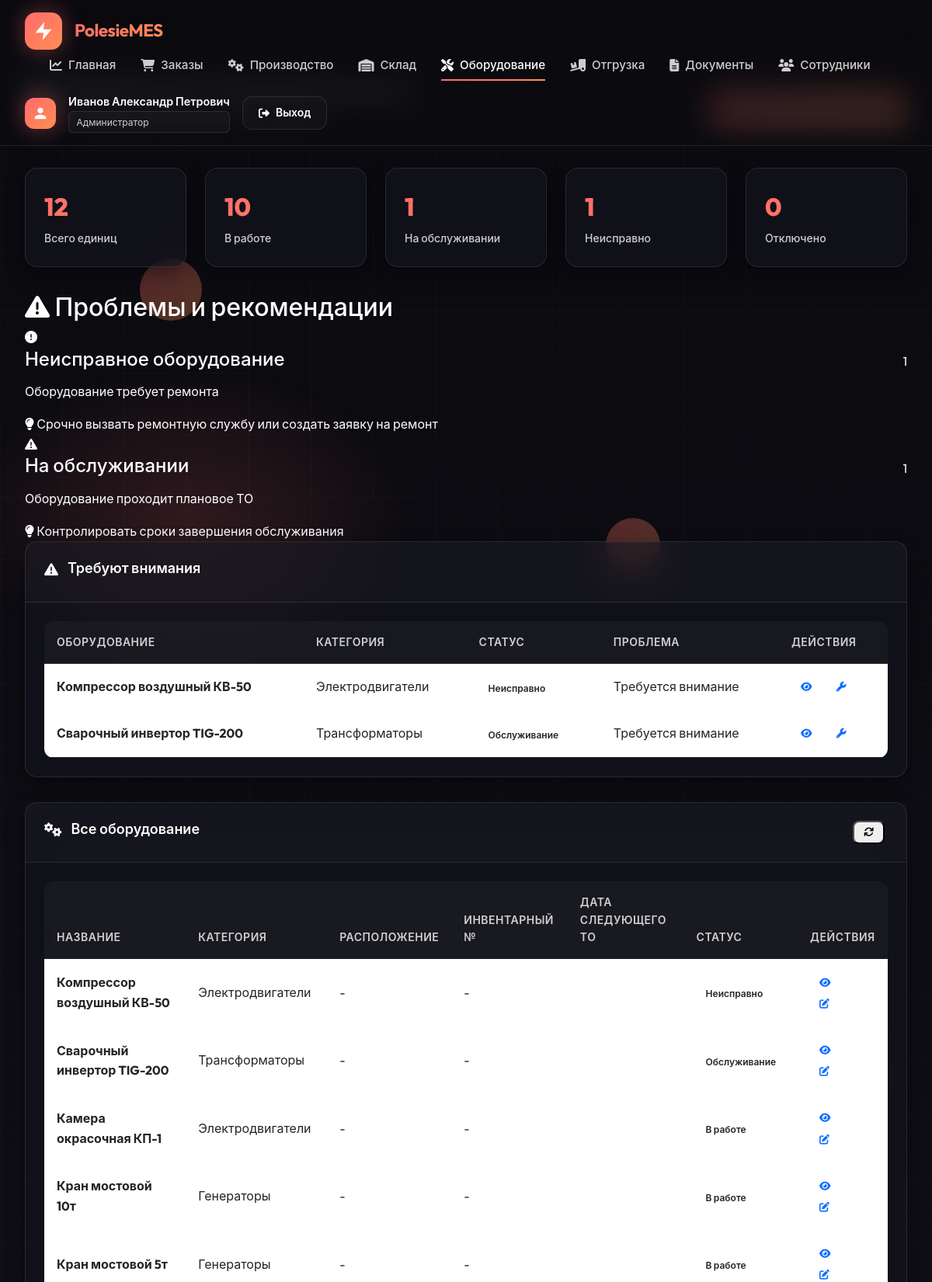
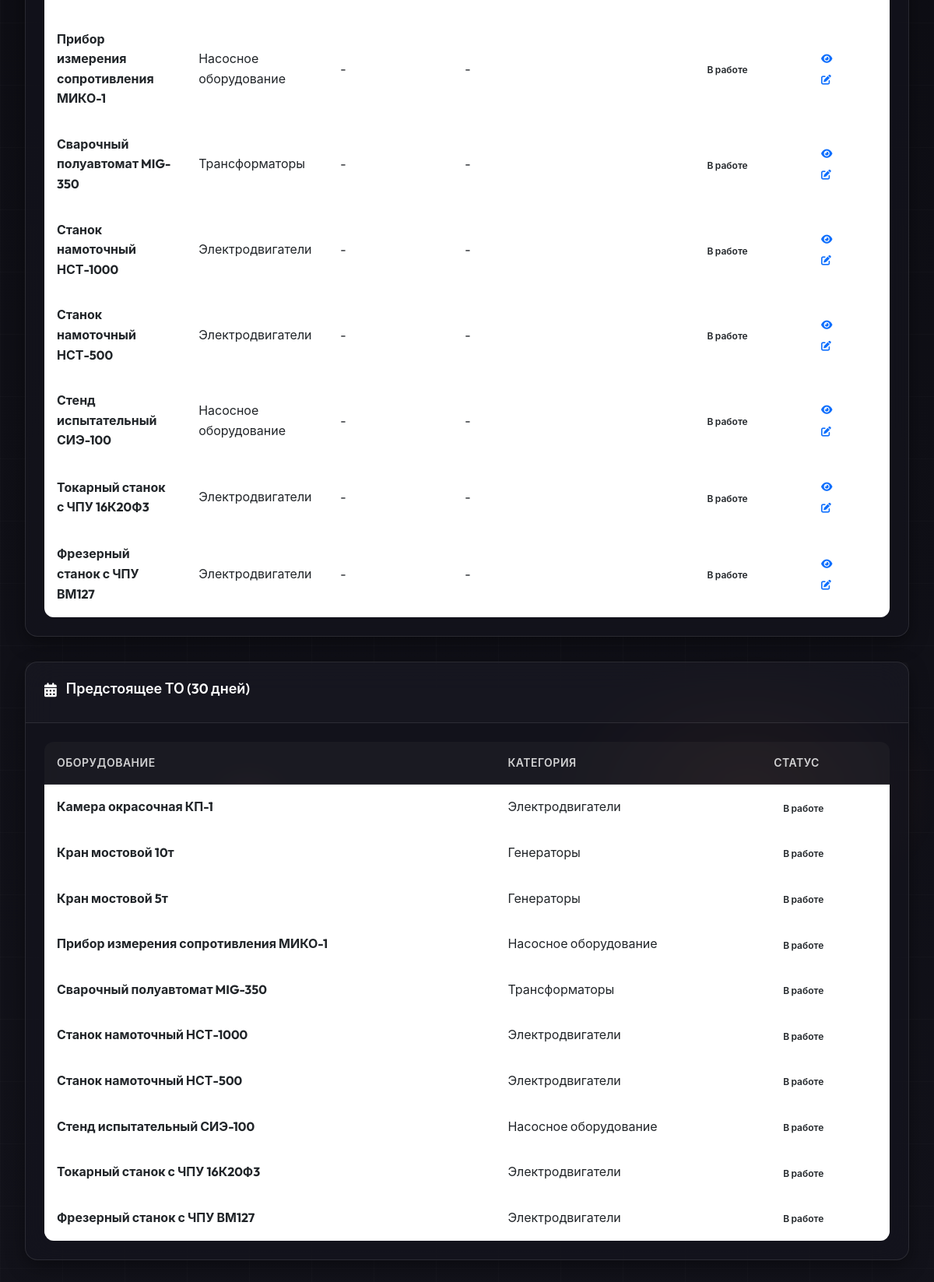
/modules/equipment/index.php (signed in), run on the app's committed database (2 pictures, top to bottom).
### tables this page shows
CREATE TABLE items (
    id INT AUTO_INCREMENT PRIMARY KEY,
    item_type ENUM('product', 'material', 'equipment') NOT NULL,
    item_code VARCHAR(50) UNIQUE NOT NULL,
    name VARCHAR(200) NOT NULL,
    category_id INT,
    location_id INT,
    unit_id INT,
    current_stock DECIMAL(12,3) DEFAULT 0,
    min_stock INT DEFAULT 0,
    price DECIMAL(12,2),
    currency VARCHAR(3) DEFAULT 'BYN',
    supplier_id INT,
    status ENUM('operational', 'maintenance', 'broken', 'offline', 'active', 'inactive') DEFAULT 'active',
    extra_specs JSON,
    description TEXT,
    is_active BOOLEAN DEFAULT TRUE,
    created_at TIMESTAMP DEFAULT CURRENT_TIMESTAMP,
    updated_at TIMESTAMP DEFAULT CURRENT_TIMESTAMP ON UPDATE CURRENT_TIMESTAMP,
    FOREIGN KEY (category_id) REFERENCES dictionaries(id),
    FOREIGN KEY (location_id) REFERENCES dictionaries(id),
    FOREIGN KEY (unit_id) REFERENCES dictionaries(id),
    FOREIGN KEY (supplier_id) REFERENCES partners(id),
    INDEX idx_item_type (item_type),
    INDEX idx_item_code (item_code)
);

CREATE TABLE dictionaries (
    id INT AUTO_INCREMENT PRIMARY KEY,
    dict_type ENUM('unit', 'category', 'location', 'position') NOT NULL,
    code VARCHAR(50) NOT NULL,
    name VARCHAR(200) NOT NULL,
    parent_id INT NULL,
    extra_data JSON,
    description TEXT,
    is_active BOOLEAN DEFAULT TRUE,
    created_at TIMESTAMP DEFAULT CURRENT_TIMESTAMP,
    INDEX idx_dict_type (dict_type),
    INDEX idx_code (code)
);

### modules/equipment/index.php (the view, shortened to what the rows shown need)
<?php
require_once __DIR__ . '/../../includes/helpers.php';
$db = getDB();
$stmt = $db->query("
    SELECT i.*,
           d.name as category_name,
           d2.name as location_name,
           CASE
               WHEN i.status = 'operational' THEN 'normal'
               WHEN i.status = 'maintenance' THEN 'warning'
               WHEN i.status = 'broken' THEN 'critical'
               WHEN i.status = 'offline' THEN 'info'
               ELSE 'normal'
           END as status_class
    FROM items i
    LEFT JOIN dictionaries d ON i.category_id = d.id AND d.dict_type = 'category'
    LEFT JOIN dictionaries d2 ON i.location_id = d2.id AND d2.dict_type = 'location'
    WHERE i.item_type = 'equipment'
    ORDER BY
        CASE i.status
            WHEN 'broken' THEN 1
            WHEN 'maintenance' THEN 2
            WHEN 'offline' THEN 3
            ELSE 4
        END,
        i.name ASC
");
$equipment = $stmt->fetchAll();
$stmt = $db->query("
    SELECT
        COUNT(*) as total,
        SUM(CASE WHEN status = 'operational' THEN 1 ELSE 0 END) as operational,
        SUM(CASE WHEN status = 'maintenance' THEN 1 ELSE 0 END) as maintenance,
        SUM(CASE WHEN status = 'broken' THEN 1 ELSE 0 END) as broken,
        SUM(CASE WHEN status = 'offline' THEN 1 ELSE 0 END) as offline
    FROM items
    WHERE item_type = 'equipment'
");
$equipmentStats = $stmt->fetch();
$stmt = $db->query("
    SELECT i.*, d.name as category_name,
           j.description as maintenance_description,
           j.scheduled_date, j.completed_date
    FROM items i
    LEFT JOIN dictionaries d ON i.category_id = d.id AND d.dict_type = 'category'
    LEFT JOIN journal j ON i.id = j.item_id AND j.journal_type = 'maintenance' AND j.maintenance_status = 'in_progress'
    WHERE i.item_type = 'equipment' AND i.status IN ('broken', 'maintenance')
    ORDER BY i.status DESC, i.name ASC
    LIMIT 10
");
$attentionEquipment = $stmt->fetchAll();
$stmt = $db->query("
    SELECT i.name as equipment_name, d.name as category_name,
           30 as days_until
    FROM items i
    LEFT JOIN dictionaries d ON i.category_id = d.id AND d.dict_type = 'category'
    WHERE i.item_type = 'equipment' AND i.status = 'operational'
    ORDER BY i.name ASC
    LIMIT 10
");
$upcomingMaintenance = $stmt->fetchAll();
$equipmentIssues = [];
if ($equipmentStats['broken'] > 0) {
    $equipmentIssues[] = [
        'type' => 'critical',
        'title' => 'Неисправное оборудование',
        'count' => $equipmentStats['broken'],
        'message' => 'Оборудование требует ремонта',
        'recommendation' => 'Срочно вызвать ремонтную службу или создать заявку на ремонт'
    ];
}
if ($equipmentStats['maintenance'] > 0) {
    $equipmentIssues[] = [
        'type' => 'warning',
        'title' => 'На обслуживании',
        'count' => $equipmentStats['maintenance'],
        'message' => 'Оборудование проходит плановое ТО',
        'recommendation' => 'Контролировать сроки завершения обслуживания'
    ];
}
?>
<!DOCTYPE html>
<html lang="ru">
<head>
    <link href="https://cdn.jsdelivr.net/npm/bootstrap@5.3.0/dist/css/bootstrap.min.css" rel="stylesheet">
    <link href="https://cdnjs.cloudflare.com/ajax/libs/font-awesome/6.4.0/css/all.min.css" rel="stylesheet">
    <link rel="stylesheet" href="<?= APP_URL ?>/assets/css/common-style.css">
</head>
<body>
    <div class="main-content">
        <div class="page-header">
            <div class="page-title">
                <h1><i class="fas fa-tools"></i> Управление оборудованием</h1>
            </div>
        </div>
        <?php if (!empty($equipmentIssues)): ?>
        <div class="issues-section">
            <h2 class="section-title"><i class="fas fa-exclamation-triangle"></i> Проблемы и рекомендации</h2>
            <div class="issues-grid">
                <?php foreach ($equipmentIssues as $issue): ?>
                <div class="issue-card <?= $issue['type'] ?>">
                    <div class="issue-icon <?= $issue['type'] ?>">
                        <i class="fas fa-<?= $issue['type'] == 'critical' ? 'exclamation-circle' : ($issue['type'] == 'warning' ? 'exclamation-triangle' : 'info-circle') ?>"></i>
                    </div>
                    <div class="issue-content" style="flex: 1;">
                        <div style="display: flex; justify-content: space-between; align-items: center; margin-bottom: 0.5rem;">
                            <h4><?= $issue['title'] ?></h4>
                            <span class="issue-count"><?= $issue['count'] ?></span>
                        </div>
                        <p><?= $issue['message'] ?></p>
                        <div class="issue-recommendation">
                            <i class="fas fa-lightbulb"></i> <?= $issue['recommendation'] ?>
                        </div>
                    </div>
                </div>
                <?php endforeach; ?>
            </div>
        </div>
        <?php endif; ?>
        <?php if (!empty($attentionEquipment)): ?>
        <div class="card">
            <div class="card-body">
                <div class="table-responsive">
                    <table class="table">
                        <thead>
                            <tr>
                                <th>Оборудование</th>
                                <th>Категория</th>
                                <th>Статус</th>
                                <th>Проблема</th>
                                <th>Действия</th>
                            </tr>
                        </thead>
                        <tbody>
                            <?php foreach ($attentionEquipment as $item): ?>
                            <tr>
                                <td>
                                    <strong><?= e($item['name']) ?></strong>
                                </td>
                                <td><?= e($item['category_name'] ?? '-') ?></td>
                                <td>
                                    <span class="badge-status <?= $item['status'] ?>">
                                        <?= $item['status'] == 'operational' ? 'В работе' :
                                            ($item['status'] == 'maintenance' ? 'Обслуживание' :
                                            ($item['status'] == 'broken' ? 'Неисправно' : 'Отключено')) ?>
                                    </span>
                                </td>
                                <td><?= e($item['maintenance_description'] ?? 'Требуется внимание') ?></td>
                                <td>
                                    <a href="view.php?id=<?= $item['id'] ?>" class="btn-action">
                                        <i class="fas fa-eye"></i>
                                    </a>
                                    <a href="maintenance.php?id=<?= $item['id'] ?>" class="btn-action">
                                        <i class="fas fa-wrench"></i>
                                    </a>
                                </td>
                            </tr>
                            <?php endforeach; ?>
                        </tbody>
                    </table>
                </div>
            </div>
        </div>
        <?php endif; ?>
        <div class="card">
            <div class="card-body">
                <div class="table-responsive">
                    <table class="table">
                        <thead>
                            <tr>
                                <th>Название</th>
                                <th>Категория</th>
                                <th>Расположение</th>
                                <th>Инвентарный №</th>
                                <th>Дата следующего ТО</th>
                                <th>Статус</th>
                                <th>Действия</th>
                            </tr>
                        </thead>
                        <tbody>
                            <?php foreach ($equipment as $item): ?>
                            <tr>
                                <td>
                                    <strong><?= e($item['name']) ?></strong>
                                </td>
                                <td><?= e($item['category_name'] ?? '-') ?></td>
                                <td><?= e($item['location_name'] ?? '-') ?></td>
                                <td><?= e($item['inventory_number'] ?? '-') ?></td>
                                <td>
                                    <span style="color: var(--text-muted);">Не назначено</span>
                                </td>
                                <td>
                                    <span class="badge-status <?= $item['status'] ?>">
                                        <?= $item['status'] == 'operational' ? 'В работе' :
                                            ($item['status'] == 'maintenance' ? 'Обслуживание' :
                                            ($item['status'] == 'broken' ? 'Неисправно' : 'Отключено')) ?>
                                    </span>
                                </td>
                                <td>
                                    <a href="view.php?id=<?= $item['id'] ?>" class="btn-action">
                                        <i class="fas fa-eye"></i>
                                    </a>
                                    <a href="edit.php?id=<?= $item['id'] ?>" class="btn-action">
                                        <i class="fas fa-edit"></i>
                                    </a>
                                </td>
                            </tr>
                            <?php endforeach; ?>
                        </tbody>
                    </table>
                </div>
            </div>
        </div>
        <?php if (!empty($upcomingMaintenance)): ?>
        <div class="card">
            <div class="card-body">
                <div class="table-responsive">
                    <table class="table">
                        <thead>
                            <tr>
                                <th>Оборудование</th>
                                <th>Категория</th>
                                <th>Статус</th>
                            </tr>
                        </thead>
                        <tbody>
                            <?php foreach ($upcomingMaintenance as $item): ?>
                            <tr>
                                <td><strong><?= e($item['equipment_name']) ?></strong></td>
                                <td><?= e($item['category_name'] ?? '-') ?></td>
                                <td>
                                    <span class="badge-status operational">В работе</span>
                                </td>
                            </tr>
                            <?php endforeach; ?>
                        </tbody>
                    </table>
                </div>
            </div>
        </div>
        <?php endif; ?>
    </div>
</body>
</html>

### data on the page
items: title "Неисправное оборудование", is_active "1", message "Оборудование требует ремонта", recommendation "Срочно вызвать ремонтную службу или создать заявку на ремонт", name "Компрессор воздушный КВ-50", category.name "Электродвигатели", status "Неисправно", maintenance_description "Требуется внимание", location.name "-", inventory_number "-"
items: title "На обслуживании", is_active "1", message "Оборудование проходит плановое ТО", recommendation "Контролировать сроки завершения обслуживания", name "Сварочный инвертор TIG-200", category.name "Трансформаторы", status "Обслуживание", maintenance_description "Требуется внимание", location.name "-", inventory_number "-"
items: name "Камера окрасочная КП-1", category.name "Электродвигатели", location.name "-", inventory_number "-", status "В работе"
items: name "Кран мостовой 10т", category.name "Генераторы", location.name "-", inventory_number "-", status "В работе"
items: name "Кран мостовой 5т", category.name "Генераторы", location.name "-", inventory_number "-", status "В работе"
items: name "Прибор измерения сопротивления МИКО-1", category.name "Насосное оборудование", location.name "-", inventory_number "-", status "В работе"
items: name "Сварочный полуавтомат MIG-350", category.name "Трансформаторы", location.name "-", inventory_number "-", status "В работе"
items: name "Станок намоточный НСТ-1000", category.name "Электродвигатели", location.name "-", inventory_number "-", status "В работе"
items: name "Станок намоточный НСТ-500", category.name "Электродвигатели", location.name "-", inventory_number "-", status "В работе"
items: name "Стенд испытательный СИЭ-100", category.name "Насосное оборудование", location.name "-", inventory_number "-", status "В работе"
items: name "Токарный станок с ЧПУ 16К20Ф3", category.name "Электродвигатели", location.name "-", inventory_number "-", status "В работе"
items: name "Фрезерный станок с ЧПУ ВМ127", category.name "Электродвигатели", location.name "-", inventory_number "-", status "В работе"

### other printed values
$_SESSION['full_name'] "Иванов Александр Петрович"
getRoleName($_SESSION['role']) "Администратор"
$equipmentStats['total'] "12"
$equipmentStats['operational'] "10"
$equipmentStats['maintenance'] "1"
$equipmentStats['broken'] "1"
$equipmentStats['offline'] "0"
